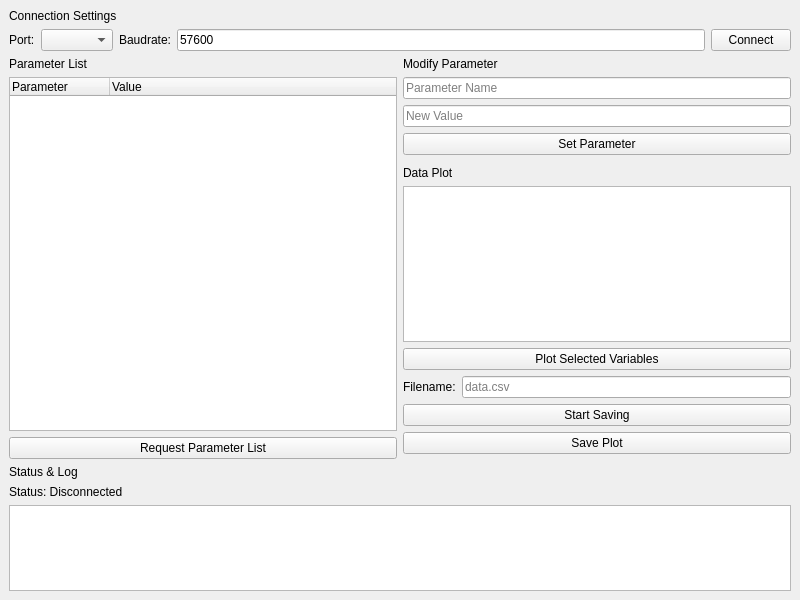
<?xml version="1.0" encoding="UTF-8"?>
<ui version="4.0">
 <class>MainWindow</class>
 <widget class="QMainWindow" name="MainWindow">
  <property name="geometry">
   <rect>
    <x>0</x>
    <y>0</y>
    <width>800</width>
    <height>600</height>
   </rect>
  </property>
  <property name="windowTitle">
   <string>Pymavlink STM32 Ground Station</string>
  </property>
  <widget class="QWidget" name="centralwidget">
   <layout class="QVBoxLayout" name="verticalLayout">
    <item>
     <widget class="QLabel" name="label_7">
      <property name="text">
       <string>Connection Settings</string>
      </property>
     </widget>
    </item>
    <item>
     <layout class="QHBoxLayout" name="horizontalLayout">
      <item>
       <widget class="QLabel" name="label">
        <property name="text">
         <string>Port:</string>
        </property>
       </widget>
      </item>
      <item>
       <widget class="QComboBox" name="port_combo_box"/>
      </item>
      <item>
       <widget class="QLabel" name="label_2">
        <property name="text">
         <string>Baudrate:</string>
        </property>
       </widget>
      </item>
      <item>
       <widget class="QLineEdit" name="baudrate_input">
        <property name="text">
         <string>57600</string>
        </property>
        <property name="placeholderText">
         <string>e.g.: 57600</string>
        </property>
       </widget>
      </item>
      <item>
       <widget class="QPushButton" name="connect_button">
        <property name="text">
         <string>Connect</string>
        </property>
       </widget>
      </item>
     </layout>
    </item>
    <item>
     <layout class="QHBoxLayout" name="horizontalLayout_4">
      <item stretch="1">
       <layout class="QVBoxLayout" name="verticalLayout_2">
        <item>
         <widget class="QLabel" name="label_3">
          <property name="text">
           <string>Parameter List</string>
          </property>
         </widget>
        </item>
        <item>
         <widget class="QTreeWidget" name="param_tree_widget">
          <column>
           <property name="text">
            <string>Parameter</string>
           </property>
          </column>
          <column>
           <property name="text">
            <string>Value</string>
           </property>
          </column>
         </widget>
        </item>
        <item>
         <widget class="QPushButton" name="request_param_button">
          <property name="text">
           <string>Request Parameter List</string>
          </property>
         </widget>
        </item>
       </layout>
      </item>
      <item stretch="3">
       <layout class="QVBoxLayout" name="verticalLayout_3">
        <item>
         <widget class="QLabel" name="label_4">
          <property name="text">
           <string>Modify Parameter</string>
          </property>
         </widget>
        </item>
        <item>
         <widget class="QLineEdit" name="param_id_input">
          <property name="placeholderText">
           <string>Parameter Name</string>
          </property>
         </widget>
        </item>
        <item>
         <widget class="QLineEdit" name="param_value_input">
          <property name="placeholderText">
           <string>New Value</string>
          </property>
         </widget>
        </item>
        <item>
         <widget class="QPushButton" name="set_param_button">
          <property name="text">
           <string>Set Parameter</string>
          </property>
         </widget>
        </item>
        <item>
         <spacer name="verticalSpacer">
          <property name="orientation">
           <enum>Qt::Vertical</enum>
          </property>
          <property name="sizeHint" stdset="0">
           <size>
            <width>20</width>
            <height>40</height>
           </size>
          </property>
         </spacer>
        </item>
        <item>
         <widget class="QLabel" name="label_5">
          <property name="text">
           <string>Data Plot</string>
          </property>
         </widget>
        </item>
        <item>
         <widget class="QTreeWidget" name="variable_tree_widget">
          <property name="selectionMode">
           <enum>QAbstractItemView::MultiSelection</enum>
          </property>
          <property name="headerHidden">
           <bool>true</bool>
          </property>
          <column>
           <property name="text">
            <string notr="true">1</string>
           </property>
          </column>
         </widget>
        </item>
        <item>
         <widget class="QPushButton" name="plot_selected_button">
          <property name="text">
           <string>Plot Selected Variables</string>
          </property>
         </widget>
        </item>
        <item>
         <layout class="QHBoxLayout" name="horizontalLayout_5">
          <item>
           <widget class="QLabel" name="label_8">
            <property name="text">
             <string>Filename:</string>
            </property>
           </widget>
          </item>
          <item>
           <widget class="QLineEdit" name="filename_input">
            <property name="placeholderText">
             <string>data.csv</string>
            </property>
           </widget>
          </item>
         </layout>
        </item>
        <item>
         <widget class="QPushButton" name="save_data_button">
          <property name="text">
           <string>Start Saving</string>
          </property>
         </widget>
        </item>
        <item>
         <widget class="QPushButton" name="save_plot_button">
          <property name="text">
           <string>Save Plot</string>
          </property>
         </widget>
        </item>
        <item>
         <spacer name="verticalSpacer_2">
          <property name="orientation">
           <enum>Qt::Vertical</enum>
          </property>
          <property name="sizeHint" stdset="0">
           <size>
            <width>20</width>
            <height>40</height>
           </size>
          </property>
         </spacer>
        </item>
       </layout>
      </item>
     </layout>
    </item>
    <item>
     <widget class="QLabel" name="label_6">
      <property name="text">
       <string>Status &amp; Log</string>
      </property>
     </widget>
    </item>
    <item>
     <widget class="QLabel" name="status_label">
      <property name="text">
       <string>Status: Disconnected</string>
      </property>
     </widget>
    </item>
    <item>
     <widget class="QListWidget" name="log_list_widget"/>
    </item>
   </layout>
  </widget>
 </widget>
 <resources/>
 <connections/>
</ui>
